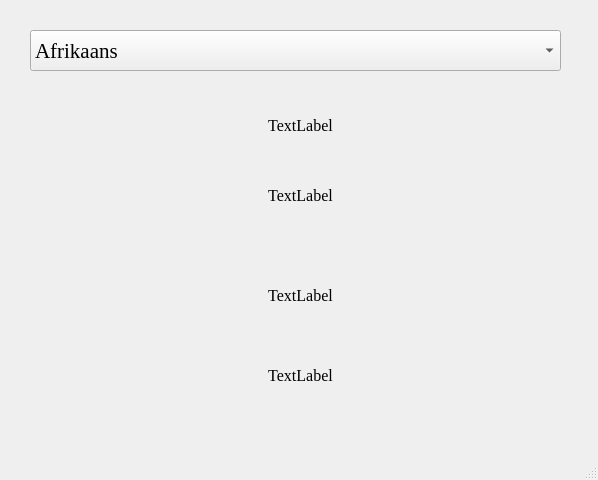
<?xml version="1.0" encoding="UTF-8"?>
<ui version="4.0">
 <class>Spotify_Window</class>
 <widget class="QMainWindow" name="Spotify_Window">
  <property name="geometry">
   <rect>
    <x>0</x>
    <y>0</y>
    <width>598</width>
    <height>480</height>
   </rect>
  </property>
  <property name="windowTitle">
   <string>MainWindow</string>
  </property>
  <widget class="QWidget" name="centralwidget">
   <widget class="QComboBox" name="language_box">
    <property name="geometry">
     <rect>
      <x>30</x>
      <y>30</y>
      <width>531</width>
      <height>41</height>
     </rect>
    </property>
    <property name="font">
     <font>
      <family>Times New Roman</family>
      <pointsize>16</pointsize>
     </font>
    </property>
    <property name="layoutDirection">
     <enum>Qt::LeftToRight</enum>
    </property>
    <property name="frame">
     <bool>true</bool>
    </property>
    <item>
     <property name="text">
      <string>Afrikaans</string>
     </property>
    </item>
    <item>
     <property name="text">
      <string>Albanian</string>
     </property>
    </item>
    <item>
     <property name="text">
      <string>Amharic</string>
     </property>
    </item>
    <item>
     <property name="text">
      <string>Arabic</string>
     </property>
    </item>
    <item>
     <property name="text">
      <string>Armenian</string>
     </property>
    </item>
    <item>
     <property name="text">
      <string>Azerbaijani</string>
     </property>
    </item>
    <item>
     <property name="text">
      <string>Basque</string>
     </property>
    </item>
    <item>
     <property name="text">
      <string>Belarusian</string>
     </property>
    </item>
    <item>
     <property name="text">
      <string>Bengali</string>
     </property>
    </item>
    <item>
     <property name="text">
      <string>Bosnian</string>
     </property>
    </item>
    <item>
     <property name="text">
      <string>Bulgarian</string>
     </property>
    </item>
    <item>
     <property name="text">
      <string>Catalan</string>
     </property>
    </item>
    <item>
     <property name="text">
      <string>Cebuano</string>
     </property>
    </item>
    <item>
     <property name="text">
      <string>Chichewa</string>
     </property>
    </item>
    <item>
     <property name="text">
      <string>Chinese (Simplified)</string>
     </property>
    </item>
    <item>
     <property name="text">
      <string>Chinese (Traditional)</string>
     </property>
    </item>
    <item>
     <property name="text">
      <string>Corsican</string>
     </property>
    </item>
    <item>
     <property name="text">
      <string>Croatian</string>
     </property>
    </item>
    <item>
     <property name="text">
      <string>Czech</string>
     </property>
    </item>
    <item>
     <property name="text">
      <string>Danish</string>
     </property>
    </item>
    <item>
     <property name="text">
      <string>Dutch</string>
     </property>
    </item>
    <item>
     <property name="text">
      <string>English</string>
     </property>
    </item>
    <item>
     <property name="text">
      <string>Esperanto</string>
     </property>
    </item>
    <item>
     <property name="text">
      <string>Estonian</string>
     </property>
    </item>
    <item>
     <property name="text">
      <string>Filipino</string>
     </property>
    </item>
    <item>
     <property name="text">
      <string>Finnish</string>
     </property>
    </item>
    <item>
     <property name="text">
      <string>French</string>
     </property>
    </item>
    <item>
     <property name="text">
      <string>Frisian</string>
     </property>
    </item>
    <item>
     <property name="text">
      <string>Galician</string>
     </property>
    </item>
    <item>
     <property name="text">
      <string>Georgian</string>
     </property>
    </item>
    <item>
     <property name="text">
      <string>German</string>
     </property>
    </item>
    <item>
     <property name="text">
      <string>Greek</string>
     </property>
    </item>
    <item>
     <property name="text">
      <string>Gujarati</string>
     </property>
    </item>
    <item>
     <property name="text">
      <string>Haitian Creole</string>
     </property>
    </item>
    <item>
     <property name="text">
      <string>Hausa</string>
     </property>
    </item>
    <item>
     <property name="text">
      <string>Hawaiian</string>
     </property>
    </item>
    <item>
     <property name="text">
      <string>Hebrew</string>
     </property>
    </item>
    <item>
     <property name="text">
      <string>Hindi</string>
     </property>
    </item>
    <item>
     <property name="text">
      <string>Hmong</string>
     </property>
    </item>
    <item>
     <property name="text">
      <string>Hungarian</string>
     </property>
    </item>
    <item>
     <property name="text">
      <string>Icelandic</string>
     </property>
    </item>
    <item>
     <property name="text">
      <string>Igbo</string>
     </property>
    </item>
    <item>
     <property name="text">
      <string>Indonesian</string>
     </property>
    </item>
    <item>
     <property name="text">
      <string>Irish</string>
     </property>
    </item>
    <item>
     <property name="text">
      <string>Italian</string>
     </property>
    </item>
    <item>
     <property name="text">
      <string>Japanese</string>
     </property>
    </item>
    <item>
     <property name="text">
      <string>Javanese</string>
     </property>
    </item>
    <item>
     <property name="text">
      <string>Kannada</string>
     </property>
    </item>
    <item>
     <property name="text">
      <string>Kazakh</string>
     </property>
    </item>
    <item>
     <property name="text">
      <string>Khmer</string>
     </property>
    </item>
    <item>
     <property name="text">
      <string>Korean</string>
     </property>
    </item>
    <item>
     <property name="text">
      <string>Kurdish (Kurmanji)</string>
     </property>
    </item>
    <item>
     <property name="text">
      <string>Kyrgyz</string>
     </property>
    </item>
    <item>
     <property name="text">
      <string>Lao</string>
     </property>
    </item>
    <item>
     <property name="text">
      <string>Latin</string>
     </property>
    </item>
    <item>
     <property name="text">
      <string>Latvian</string>
     </property>
    </item>
    <item>
     <property name="text">
      <string>Lithuanian</string>
     </property>
    </item>
    <item>
     <property name="text">
      <string>Luxembourgish</string>
     </property>
    </item>
    <item>
     <property name="text">
      <string>Macedonian</string>
     </property>
    </item>
    <item>
     <property name="text">
      <string>Malagasy</string>
     </property>
    </item>
    <item>
     <property name="text">
      <string>Malay</string>
     </property>
    </item>
    <item>
     <property name="text">
      <string>Malayalam</string>
     </property>
    </item>
    <item>
     <property name="text">
      <string>Maltese</string>
     </property>
    </item>
    <item>
     <property name="text">
      <string>Maori</string>
     </property>
    </item>
    <item>
     <property name="text">
      <string>Marathi</string>
     </property>
    </item>
    <item>
     <property name="text">
      <string>Mongolian</string>
     </property>
    </item>
    <item>
     <property name="text">
      <string>Myanmar (Burmese)</string>
     </property>
    </item>
    <item>
     <property name="text">
      <string>Nepali</string>
     </property>
    </item>
    <item>
     <property name="text">
      <string>Norwegian</string>
     </property>
    </item>
    <item>
     <property name="text">
      <string>Odia</string>
     </property>
    </item>
    <item>
     <property name="text">
      <string>Pashto</string>
     </property>
    </item>
    <item>
     <property name="text">
      <string>Persian</string>
     </property>
    </item>
    <item>
     <property name="text">
      <string>Polish</string>
     </property>
    </item>
    <item>
     <property name="text">
      <string>Portuguese</string>
     </property>
    </item>
    <item>
     <property name="text">
      <string>Punjabi</string>
     </property>
    </item>
    <item>
     <property name="text">
      <string>Romanian</string>
     </property>
    </item>
    <item>
     <property name="text">
      <string>Russian</string>
     </property>
    </item>
    <item>
     <property name="text">
      <string>Samoan</string>
     </property>
    </item>
    <item>
     <property name="text">
      <string>Scots Gaelic</string>
     </property>
    </item>
    <item>
     <property name="text">
      <string>Serbian</string>
     </property>
    </item>
    <item>
     <property name="text">
      <string>Sesotho</string>
     </property>
    </item>
    <item>
     <property name="text">
      <string>Shona</string>
     </property>
    </item>
    <item>
     <property name="text">
      <string>Sindhi</string>
     </property>
    </item>
    <item>
     <property name="text">
      <string>Sinhala</string>
     </property>
    </item>
    <item>
     <property name="text">
      <string>Slovak</string>
     </property>
    </item>
    <item>
     <property name="text">
      <string>Slovenian</string>
     </property>
    </item>
    <item>
     <property name="text">
      <string>Somali</string>
     </property>
    </item>
    <item>
     <property name="text">
      <string>Spanish</string>
     </property>
    </item>
    <item>
     <property name="text">
      <string>Sundanese</string>
     </property>
    </item>
    <item>
     <property name="text">
      <string>Swahili</string>
     </property>
    </item>
    <item>
     <property name="text">
      <string>Swedish</string>
     </property>
    </item>
    <item>
     <property name="text">
      <string>Tajik</string>
     </property>
    </item>
    <item>
     <property name="text">
      <string>Tamil</string>
     </property>
    </item>
    <item>
     <property name="text">
      <string>Telugu</string>
     </property>
    </item>
    <item>
     <property name="text">
      <string>Thai</string>
     </property>
    </item>
    <item>
     <property name="text">
      <string>Turkish</string>
     </property>
    </item>
    <item>
     <property name="text">
      <string>Ukrainian</string>
     </property>
    </item>
    <item>
     <property name="text">
      <string>Urdu</string>
     </property>
    </item>
    <item>
     <property name="text">
      <string>Uyghur</string>
     </property>
    </item>
    <item>
     <property name="text">
      <string>Uzbek</string>
     </property>
    </item>
    <item>
     <property name="text">
      <string>Vietnamese</string>
     </property>
    </item>
    <item>
     <property name="text">
      <string>Welsh</string>
     </property>
    </item>
    <item>
     <property name="text">
      <string>Xhosa</string>
     </property>
    </item>
    <item>
     <property name="text">
      <string>Yiddish</string>
     </property>
    </item>
    <item>
     <property name="text">
      <string>Yoruba</string>
     </property>
    </item>
    <item>
     <property name="text">
      <string>Zulu</string>
     </property>
    </item>
   </widget>
   <widget class="QLabel" name="og_lyrics_line_1">
    <property name="geometry">
     <rect>
      <x>40</x>
      <y>110</y>
      <width>521</width>
      <height>30</height>
     </rect>
    </property>
    <property name="font">
     <font>
      <family>Times New Roman</family>
      <pointsize>12</pointsize>
     </font>
    </property>
    <property name="text">
     <string>TextLabel</string>
    </property>
    <property name="alignment">
     <set>Qt::AlignCenter</set>
    </property>
   </widget>
   <widget class="QLabel" name="translated_lyrics_line_2">
    <property name="geometry">
     <rect>
      <x>40</x>
      <y>180</y>
      <width>521</width>
      <height>30</height>
     </rect>
    </property>
    <property name="font">
     <font>
      <family>Times New Roman</family>
      <pointsize>12</pointsize>
     </font>
    </property>
    <property name="text">
     <string>TextLabel</string>
    </property>
    <property name="alignment">
     <set>Qt::AlignCenter</set>
    </property>
   </widget>
   <widget class="QLabel" name="og_lyrics_line_2">
    <property name="geometry">
     <rect>
      <x>40</x>
      <y>280</y>
      <width>521</width>
      <height>30</height>
     </rect>
    </property>
    <property name="font">
     <font>
      <family>Times New Roman</family>
      <pointsize>12</pointsize>
     </font>
    </property>
    <property name="text">
     <string>TextLabel</string>
    </property>
    <property name="alignment">
     <set>Qt::AlignCenter</set>
    </property>
   </widget>
   <widget class="QLabel" name="translated_lyrics_line_3">
    <property name="geometry">
     <rect>
      <x>40</x>
      <y>360</y>
      <width>521</width>
      <height>30</height>
     </rect>
    </property>
    <property name="font">
     <font>
      <family>Times New Roman</family>
      <pointsize>12</pointsize>
     </font>
    </property>
    <property name="text">
     <string>TextLabel</string>
    </property>
    <property name="alignment">
     <set>Qt::AlignCenter</set>
    </property>
   </widget>
  </widget>
  <widget class="QStatusBar" name="statusbar"/>
 </widget>
 <resources/>
 <connections/>
</ui>
